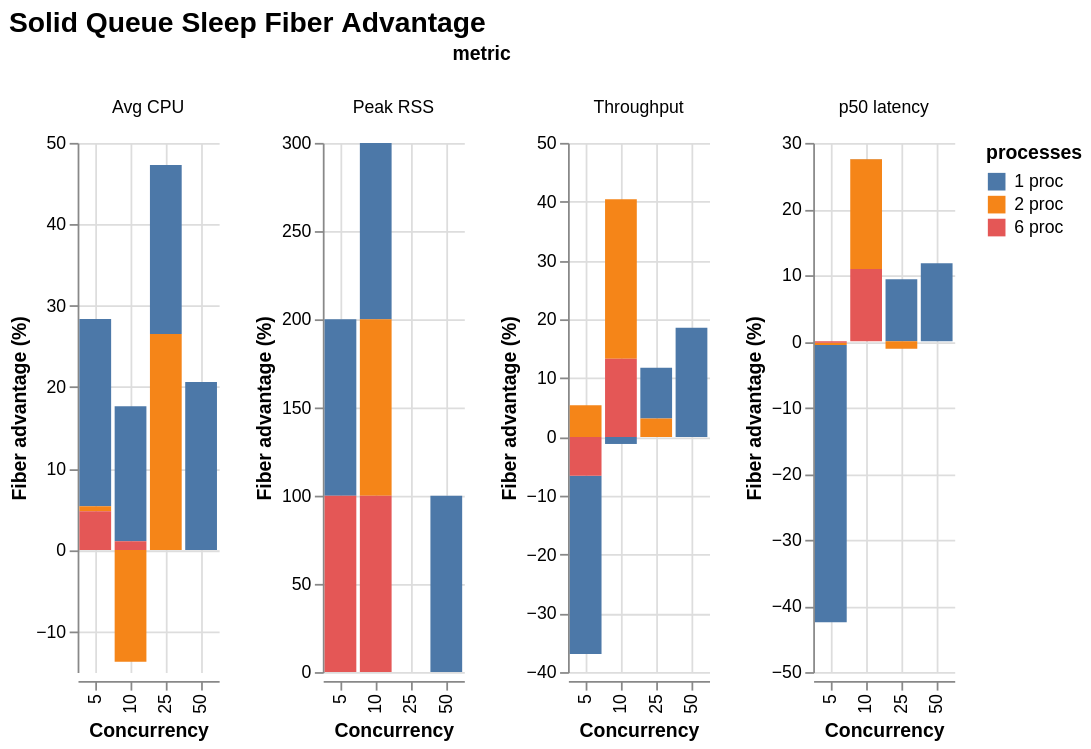

The specification (Vega-Lite) saved for this image:
### Vega-Lite specification from a JSON file in a GitHub repository (floating-point values rounded to 4 significant figures)
{"$schema": "https://vega.github.io/schema/vega-lite/v6.json", "title": "Solid Queue Sleep Fiber Advantage", "data": {"values": [{"concurrency": 5, "processes": "1 proc", "metric": "Throughput", "value": -30.3}, {"concurrency": 5, "processes": "1 proc", "metric": "Peak RSS", "value": 100.0}, {"concurrency": 5, "processes": "1 proc", "metric": "Avg CPU", "value": 23.0}, {"concurrency": 5, "processes": "1 proc", "metric": "p50 latency", "value": -41.91}, {"concurrency": 10, "processes": "1 proc", "metric": "Throughput", "value": -1.205}, {"concurrency": 10, "processes": "1 proc", "metric": "Peak RSS", "value": 100.0}, {"concurrency": 10, "processes": "1 proc", "metric": "Avg CPU", "value": 16.57}, {"concurrency": 10, "processes": "1 proc", "metric": "p50 latency", "value": 0.04645}, {"concurrency": 25, "processes": "1 proc", "metric": "Throughput", "value": 8.671}, {"concurrency": 25, "processes": "1 proc", "metric": "Peak RSS", "value": -0.0}, {"concurrency": 25, "processes": "1 proc", "metric": "Avg CPU", "value": 20.76}, {"concurrency": 25, "processes": "1 proc", "metric": "p50 latency", "value": 9.387}, {"concurrency": 50, "processes": "1 proc", "metric": "Throughput", "value": 18.57}, {"concurrency": 50, "processes": "1 proc", "metric": "Peak RSS", "value": 100.0}, {"concurrency": 50, "processes": "1 proc", "metric": "Avg CPU", "value": 20.62}, {"concurrency": 50, "processes": "1 proc", "metric": "p50 latency", "value": 11.8}, {"concurrency": 5, "processes": "2 proc", "metric": "Throughput", "value": 5.39}, {"concurrency": 5, "processes": "2 proc", "metric": "Peak RSS", "value": -0.0}, {"concurrency": 5, "processes": "2 proc", "metric": "Avg CPU", "value": 0.6079}, {"concurrency": 5, "processes": "2 proc", "metric": "p50 latency", "value": -0.3561}, {"concurrency": 10, "processes": "2 proc", "metric": "Throughput", "value": 27.15}, {"concurrency": 10, "processes": "2 proc", "metric": "Peak RSS", "value": 100.0}, {"concurrency": 10, "processes": "2 proc", "metric": "Avg CPU", "value": -13.72}, {"concurrency": 10, "processes": "2 proc", "metric": "p50 latency", "value": 16.59}, {"concurrency": 25, "processes": "2 proc", "metric": "Throughput", "value": 3.107}, {"concurrency": 25, "processes": "2 proc", "metric": "Peak RSS", "value": -0.0}, {"concurrency": 25, "processes": "2 proc", "metric": "Avg CPU", "value": 26.52}, {"concurrency": 25, "processes": "2 proc", "metric": "p50 latency", "value": -1.131}, {"concurrency": 5, "processes": "6 proc", "metric": "Throughput", "value": -6.629}, {"concurrency": 5, "processes": "6 proc", "metric": "Peak RSS", "value": 100.0}, {"concurrency": 5, "processes": "6 proc", "metric": "Avg CPU", "value": 4.748}, {"concurrency": 5, "processes": "6 proc", "metric": "p50 latency", "value": -0.2022}, {"concurrency": 10, "processes": "6 proc", "metric": "Throughput", "value": 13.27}, {"concurrency": 10, "processes": "6 proc", "metric": "Peak RSS", "value": 100.0}, {"concurrency": 10, "processes": "6 proc", "metric": "Avg CPU", "value": 1.074}, {"concurrency": 10, "processes": "6 proc", "metric": "p50 latency", "value": 10.92}]}, "mark": {"type": "bar", "tooltip": true}, "encoding": {"x": {"field": "concurrency", "type": "ordinal", "title": "Concurrency"}, "y": {"field": "value", "type": "quantitative", "title": "Fiber advantage (%)"}, "color": {"field": "processes", "type": "nominal"}, "column": {"field": "metric", "type": "nominal"}, "tooltip": [{"field": "metric", "type": "nominal"}, {"field": "concurrency", "type": "nominal"}, {"field": "processes", "type": "nominal"}, {"field": "value", "type": "quantitative"}]}, "resolve": {"scale": {"y": "independent"}}, "config": {"background": "white", "axis": {"labelFont": "Arial", "titleFont": "Arial", "grid": true}, "legend": {"labelFont": "Arial", "titleFont": "Arial"}, "title": {"font": "Arial", "fontSize": 16, "anchor": "start"}, "view": {"stroke": null}}}
